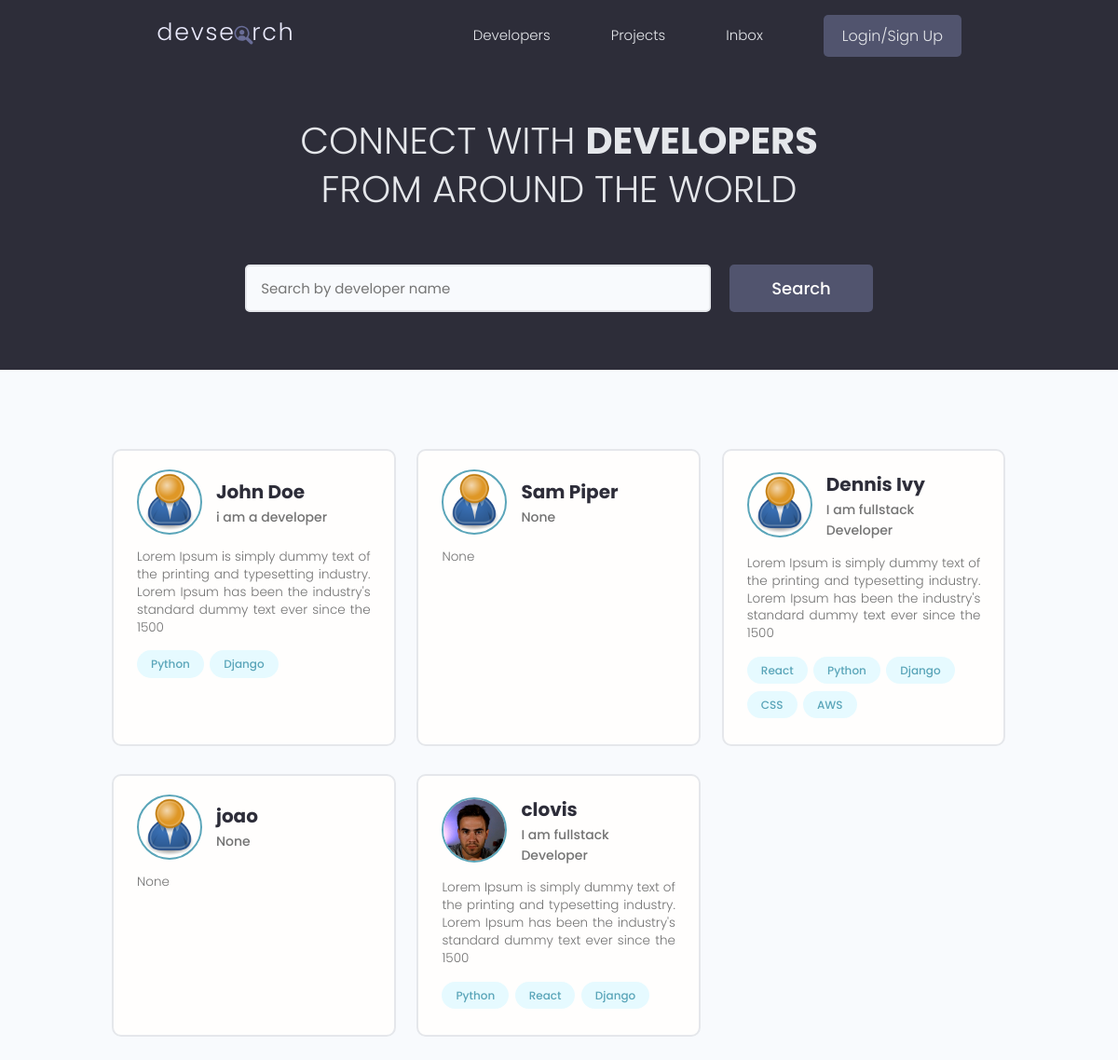
The page / on the database its author committed.
### users/models.py (models this page shows, shortened)
class Profile(models.Model):
    user = models.OneToOneField(User, on_delete=models.CASCADE, null=True, blank=True)
    name = models.CharField(max_length=200, blank=True, null=True)
    email = models.EmailField(max_length=500, blank=True, null=True)
    username = models.CharField(max_length=200, blank=True, null=True)
    location = models.CharField(max_length=200, blank=True, null=True)
    short_intro = models.CharField(max_length=200, blank=True, null=True)
    bio = models.TextField(blank=True, null=True)
    profile_image = models.ImageField(blank=True, null=True, upload_to='profiles/', default="profiles/user-default.png")
    social_github = models.CharField(max_length=200, blank=True, null=True)
    social_twitter = models.CharField(max_length=200, blank=True, null=True)
    social_linkedin = models.CharField(max_length=200, blank=True, null=True)
    social_youtube = models.CharField(max_length=200, blank=True, null=True)
    social_website = models.CharField(max_length=200, blank=True, null=True)
    created = models.DateTimeField(auto_now_add=True)
    id = models.UUIDField(default=uuid.uuid4, unique=True, primary_key=True, editable=False)

class Skill(models.Model):
    owner = models.ForeignKey(Profile, on_delete=models.CASCADE, null=True, blank=True)
    name = models.CharField(max_length=200, blank=True, null=True)
    description = models.TextField(null=True, blank=True)
    created = models.DateTimeField(auto_now_add=True)
    id = models.UUIDField(default=uuid.uuid4, unique=True, primary_key=True, editable=False)

### users/views.py (the view)
# urls.py: path('', views.profiles, name="profiles"),
def profiles(request):
    profiles, search_query = searchProfiles(request)
    custom_range, profiles = paginateProfiles(request, profiles, 6)
    context = {"profiles": profiles, 'search_query': search_query, 'custom_range': custom_range}
    return render(request,'users/profiles.html', context)

### users/utils.py (called while the page is built)
def paginateProfiles(request, profiles, results):
    page = request.GET.get('page')
    paginator = Paginator(profiles, results)
    try:
        profiles = paginator.page(page)
    except PageNotAnInteger:
        page = 1
        profiles = paginator.page(page)
    except EmptyPage:
        page = paginator.num_pages
        profiles = paginator.page(page)
    leftIndex = (int(page) - 4)
    if leftIndex < 1:
        leftIndex = 1
    rightIndex = (int(page) + 5)
    if rightIndex > paginator.num_pages:
        rightIndex = paginator.num_pages + 1
    custom_range = range(leftIndex, rightIndex)
    return custom_range, profiles

def searchProfiles(request):
    search_query = ''
    if request.GET.get('search_query'):
        search_query = request.GET.get('search_query')
    skills = Skill.objects.filter(name__icontains=search_query)
    profiles = Profile.objects.distinct().filter(
        Q(name__icontains=search_query) |
        Q(short_intro__icontains=search_query) |
        Q(skill__in=skills)
    )
    return profiles, search_query

### users/templates/users/profiles.html (shortened to what this page needs)
{% extends 'main.html' %}
{% block content %}
<main class="home">
  <section class="hero-section text-center">
    <div class="container container--narrow">
      <div class="hero-section__box">
        <h2>CONNECT WITH <span>DEVELOPERS</span></h2>
        <h2>FROM AROUND THE WORLD</h2>
      </div>
      <div class="hero-section__search">
        <form id="searchForm" class="form" action="{% url 'profiles' %}" method="get">
          <div class="form__field">
            <input class="input input--text" id="formInput#search" type="text" name="search_query"
              value="{{search_query}}" placeholder="Search by developer name" />
          </div>
          <input class="btn btn--sub btn--lg" type="submit" value="Search" />
        </form>
      </div>
    </div>
  </section>
  <section class="devlist">
    <div class="container">
      <div class="grid grid--three">
        {% for profile in profiles %}
        <div class="column card">
          <div class="dev">
            <a href="{% url 'user-profile' profile.id %}" class="card__body">
              <div class="dev__profile">
                  <img class="avatar avatar--md" src="{{ profile.profile_image.url }}" alt="image" />
                <div class="dev__meta">
                  <h3>{{profile.name}}</h3>
                  <h5>{{profile.short_intro}}</h5>
                </div>
              </div>
              <p class="dev__info">{{profile.bio|slice:"150"}}</p>
              <div class="dev__skills">
                {% for skill in profile.skill_set.all|slice:"5" %}
                <span class="tag tag--pill tag--main">
                  <small>{{skill.name}}</small>
                </span>
                {% endfor %}
              </div>
            </a>
          </div>
        </div>
        {% endfor %}
      </div>
    </div>
  </section>
</main>
{% endblock content %}

### static/styles/app.css (style rules this page uses)
:root { --color-sub: #2d2d39; }
.btn--sub { background-color: var(--color-sub-light); }
.card { border: 2px solid var(--color-light); }
img { width: 100%; }
.hero-section { height: 40vh; display: flex; align-items: center; background-color: var(--color-sub); }
.hero-section__box { margin-bottom: 4rem; }
.hero-section__box > h2, .hero-section__box > h2 > span { font-size: 4rem; color: var(--color-light); line-height: 1.3; text-transform: uppercase; }
.hero-section__box > h2 { font-weight: 300; }
.hero-section__box > h2 > span { font-weight: 700; }
.hero-section__search > .form { display: flex; align-items: center; justify-content: center; gap: 2rem; }
.hero-section__search > .form input.input--text { width: 50rem; }
.devlist { margin-top: 8rem; }
.devlist .grid { align-items: stretch; }
.devlist .dev .dev__profile { display: flex; align-items: center; gap: 1.5rem; }
.devlist .dev .dev__meta h3 { color: var(--color-sub); font-size: 2rem; font-weight: 700; }
.devlist .dev .dev__meta h5 { color: var(--color-text); font-size: 1.4rem; font-weight: 500; }
.devlist .dev .dev__info { margin: 1.5rem 0; font-size: 1.35rem; line-height: 1.4; text-align: justify; }

### static/uikit/styles/modules/_variables.css (style rules this page uses)
:root { --color-main: #5aa5b9; --color-main-light: #e6faff; --color-sub: #3f4156; --color-sub-light: #51546e; --color-sub-lighter: #ededfd; --color-text: #737373; --color-gray: #8b8b8b; --color-light: #e5e7eb; --color-light-gray: #767676; --color-bg: #f8fafd; --color-white: #fffefd; --color-white-light: #f3f3f3; --color-success: #359e64; --color-success-bg: #def8e8; --color-error: #fc4b0b; --color-error-bg: #fff2ee; --font-base: 'Poppins', arial, helvetica, 'Segoe UI', roboto, ubuntu, sans-serif; --font-monospace: 'Fira Code', 'Courier New', courier, monospace; --font-regular: 300; --font-medium: 500; --font-bold: 700; --generic-shadow: 1px 1px 5px #00000010; --generic-transition: all 0.3s ease-in-out; }

### static/uikit/styles/modules/_base.css (style rules this page uses)
* { margin: 0; padding: 0; box-sizing: border-box; text-rendering: optimizeLegibility; color: inherit; font-size: inherit; }
html { font-size: 50%; }
@media only screen and (min-width: 480px) { html { font-size: 56.25%; } }
@media only screen and (min-width: 1200px) { html { font-size: 62.5%; } }
body { line-height: 1.6; font-weight: 400; font-size: 1.5rem; color: var(--color-text); background-color: var(--color-bg); min-height: 100vh; }

### static/uikit/styles/modules/_typography.css (style rules this page uses)
* { font-family: var(--font-base); }
h2 { font-size: 3.6rem; font-weight: var(--font-bold); }
h3 { font-size: 3.2rem; font-weight: var(--font-medium); }
h5 { font-size: 2.4rem; font-weight: var(--font-medium); }
h5, h6 { font-weight: var(--font-regular); }
p, span, strong { font-size: 1.6rem; color: var(--color-text); font-weight: var(--font-regular); }
a { padding-bottom: 2px; text-decoration: none; display: inline-block; color: var(--color-main); font-weight: var(--font-medium); }

### static/uikit/styles/modules/_utilities.css (style rules this page uses)
.container { width: 92%; max-width: 165rem; margin: 0 auto; box-sizing: border-box; }
.container--narrow { width: 92%; max-width: 120rem; }
@media screen and (min-width: 1000px) { .container { width: 90%; } }
@media screen and (min-width: 1000px) { .container--narrow { width: 85%; } }
@media screen and (min-width: 1200px) { .container { width: 80%; } }
@media screen and (min-width: 1200px) { .container--narrow { width: 72%; } }
.text-center { text-align: center; }

### static/uikit/styles/modules/_avatar.css (style rules this page uses)
.avatar { border-radius: 50%; border: 2px solid var(--color-main); object-fit: cover; }
.avatar--md { height: 7rem; width: 7rem; }

### static/uikit/styles/modules/_button.css (style rules this page uses)
.btn { display: inline-block; position: relative; cursor: pointer; background-color: var(--color-light); font-weight: var(--font-medium); color: var(--color-sub); text-decoration: none; padding: 1rem 2rem; border-radius: 0.5rem; border: none; width: -webkit-fit-content; width: -moz-fit-content; width: fit-content; height: -webkit-fit-content; height: -moz-fit-content; height: fit-content; font-size: 1.6rem; outline-width: 0; outline-color: transparent; -webkit-backface-visibility: hidden; backface-visibility: hidden; transition: all 0.3s ease-in-out; }
.btn--sub { background-color: var(--color-sub); color: var(--color-white); }
.btn--lg { font-size: 1.8rem; padding: 1.2rem 4.5rem; }

### static/uikit/styles/modules/_card.css (style rules this page uses)
.card { border-radius: 1rem; background-color: var(--color-white); border: 1.5px solid var(--color-light); width: auto; height: auto; margin-top: 0.5rem; margin-bottom: 0.5rem; overflow: hidden; }
.card__body, .card__header { padding: 2rem 2.5rem; }

### rows shown on the page
Profile: profile_image (placeholder picture), name "John Doe", short_intro "i am a developer", bio "Lorem Ipsum is simply dummy text of the printing and typesetting industry. Lorem Ipsum has been the industry's standard dummy text ever since the 1500"
Skill: name "Python"
Skill: name "Django"
Profile: profile_image (placeholder picture), name "Sam Piper", short_intro "None", bio "None"
Profile: profile_image (placeholder picture), name "Dennis Ivy", short_intro "I am fullstack Developer", bio "Lorem Ipsum is simply dummy text of the printing and typesetting industry. Lorem Ipsum has been the industry's standard dummy text ever since the 1500"
Skill: name "React"
Skill: name "Python"
Skill: name "Django"
Skill: name "CSS"
Skill: name "AWS"
Profile: profile_image (placeholder picture), name "joao", short_intro "None", bio "None"
Profile: profile_image (picture), name "clovis", short_intro "I am fullstack Developer", bio "Lorem Ipsum is simply dummy text of the printing and typesetting industry. Lorem Ipsum has been the industry's standard dummy text ever since the 1500"
Skill: name "Python"
Skill: name "React"
Skill: name "Django"
